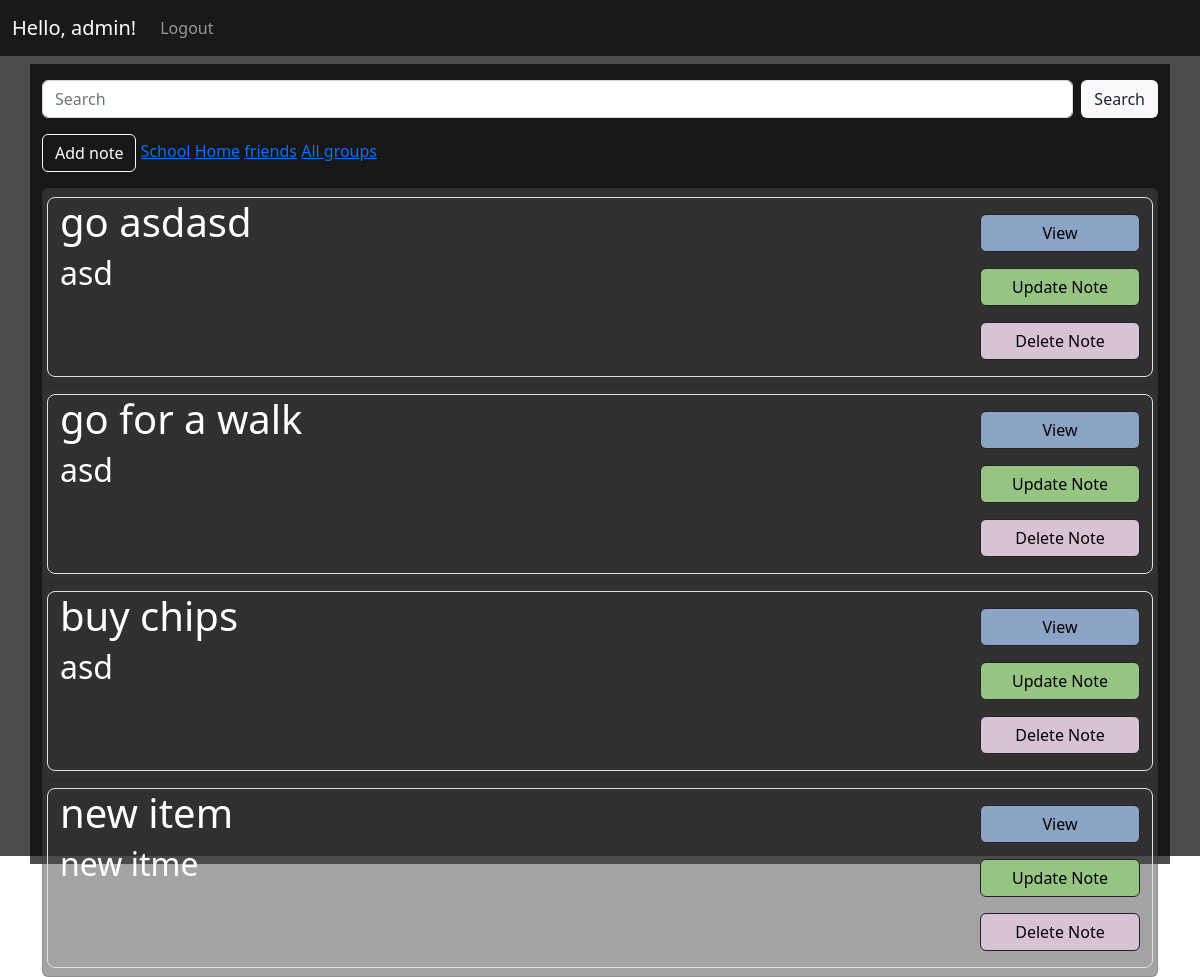
Page / (signed in) on the earlier database version.
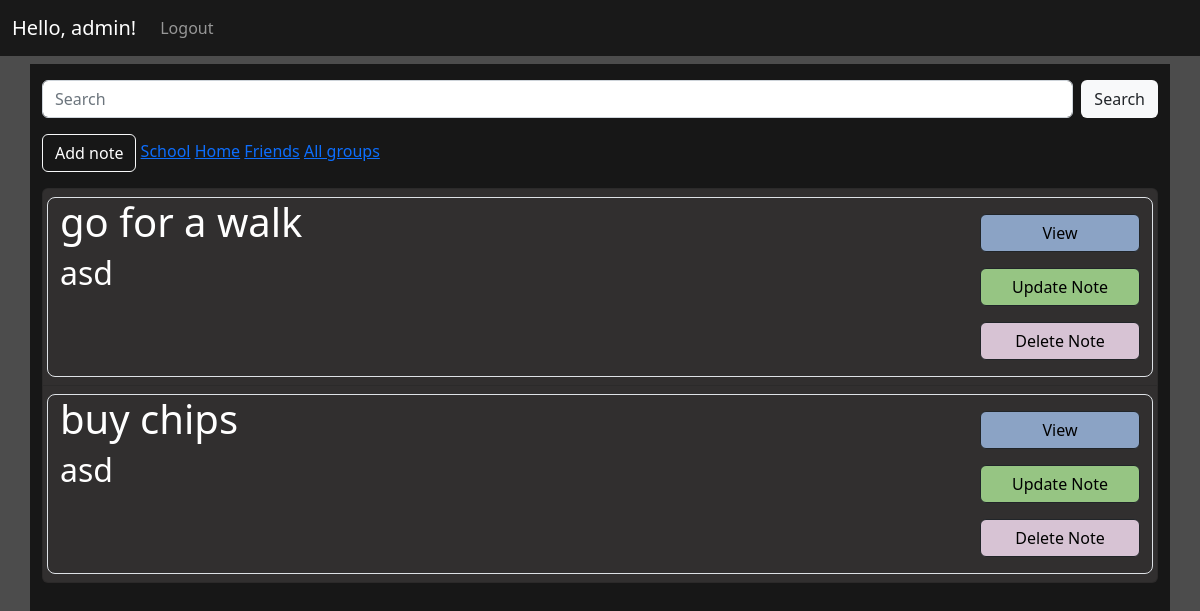
Same page on the later database version.
### todo/models.py (models this page shows, shortened)
class Group(models.Model):
    title = models.CharField(max_length=255)

class Note(models.Model):
    title = models.CharField(max_length=255)
    content = models.TextField()
    creation_time = models.DateTimeField(default=timezone.now)
    user = models.ForeignKey(settings.AUTH_USER_MODEL, on_delete=models.CASCADE)
    complete = models.BooleanField(default=False)
    group = models.ForeignKey(Group, on_delete=models.CASCADE, blank=True, null=True)
    class Meta:
        ordering = ['complete']

### todo/views.py (the view)
# urls.py: path('', NoteList.as_view(), name='todo-home'),
class NoteList(ListView):
    model = Note
    template_name = 'todo/home.html'
    def get_queryset(self):
        if self.request.user.is_authenticated:
            return Note.objects.filter(user=self.request.user).order_by('-creation_time')
    def get_context_data(self, **kwargs):
        context = super().get_context_data(**kwargs)
        search_input = self.request.GET.get('search-area') or ''
        if search_input:
            if context['object_list']:
                context['object_list'] = context['object_list'].filter(title__icontains=search_input)
        group = self.kwargs.get('group_id')
        if group:
            if context['object_list']:
                context['object_list'] = context['object_list'].filter(group=group)
        context['all_groups'] = Group.objects.all()
        context['selected_group'] = context['all_groups'].filter(id=group).first()
        context['search_input'] = search_input
        return context

### users/models.py (called while the page is built)
    def __str__(self):
        return self.user_name

### todo/templates/todo/home.html (shortened to what this page needs)
{% extends "todo/base.html" %}
{% block content %}
<form class="d-flex" method="GET">
    <input type="text" class="form-control me-2" placeholder="Search" aria-label="Search" name="search-area"
        value="{{ search_input }}">
    <input class="btn bg-light " type="submit" value="Search">
</form>
<button type="button" class="mt-3 mb-3 btn btn-outline-light"><a class="text-white " style="text-decoration:none"
        href="{% url 'note-create' %}">Add note</a></button>
{% for group in all_groups %}
    <a href="{% url 'todo-home-group' group.id %}">{{ group.title }}</a>
{% empty %}
    <h1 class="text-white">No items in the list</h1>
{% endfor %}
<a href="{% url 'todo-home' %}">All groups</a>
<ul class="list-group">
    {% for note in object_list %}
    <li class="list-group-item" style="background: rgba(77, 73, 73, 0.5);">
        <div  class="row border rounded-3 border-1">
            <div class="col-10">
                <h1  class="text-white" >{{ note.title }}</h1>
                <h2  class="text-white">{{ note.content }}</h2>
            </div>
            <div class="col-2 ">
                <button style="width: 100%; background:#8ba3c5;" type="button" class="mt-3 mb-3 btn  btn-outline-dark d-block ">
                    <a href="{% url 'note' note.id %}"  style="text-decoration:none" class="text-black">View</a>
                </button>
                <button style="width: 100%; background: #96c583" type="button" class="mt-3 mb-3 btn  btn-outline-dark d-block ">
                    <a href="{% url 'note-update' note.id %}"  style="text-decoration:none" class="text-black">Update Note</a>
                </button>
                <button style="width: 100%; background: #d7c3d4" type="button" class="mt-3 mb-3 btn  btn-outline-dark d-block">
                    <a href="{% url 'note-delete' note.id %}"  style="text-decoration:none" class="text-black">Delete Note</a>
                </button>
            </div>
        </div>
    </li>
    {% empty %}
        <h1 class="text-white">No items in the list</h1>
    {% endfor %}
</ul>
{% endblock content %}

Differences in the rows shown:
removed Note: title "go asdasd", content "asd"
removed Note: title "new item", content "new itme"
changed Group: title "friends" → "Friends"
